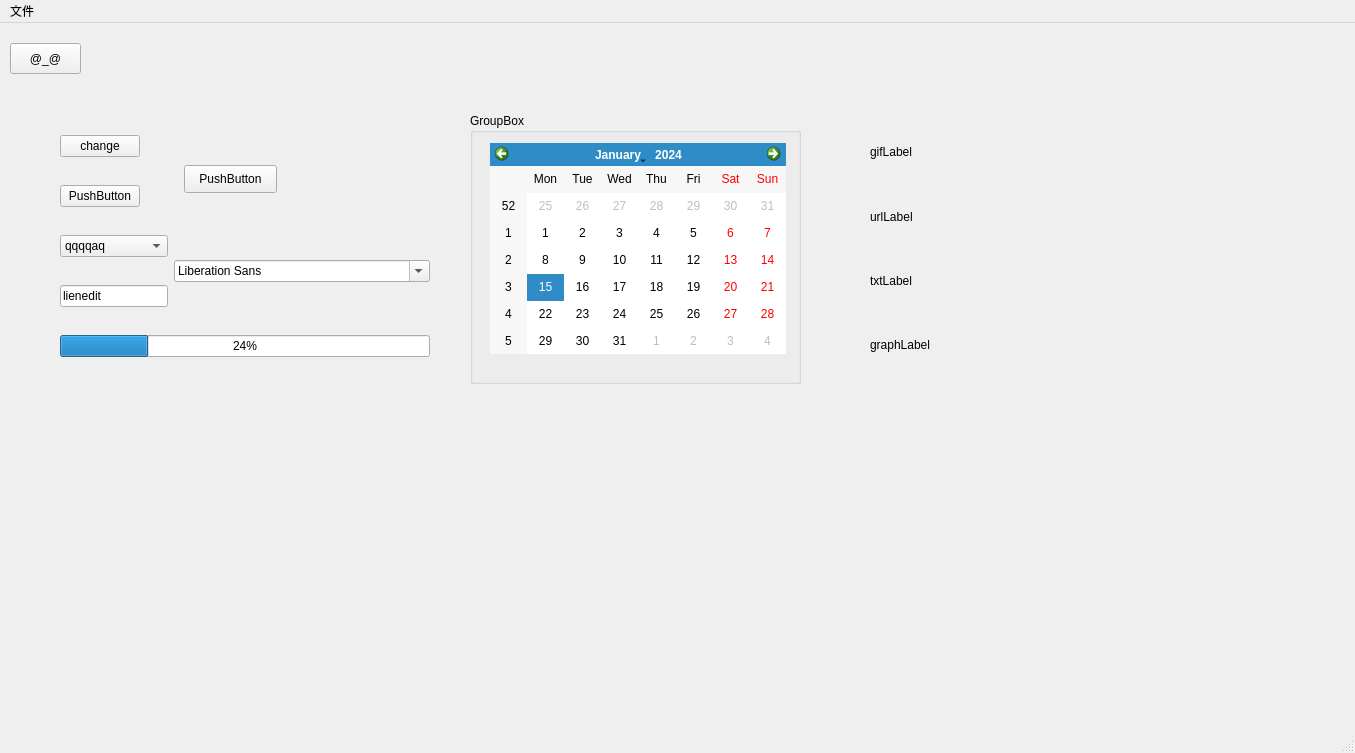
<?xml version="1.0" encoding="UTF-8"?>
<ui version="4.0">
 <class>MainWindow</class>
 <widget class="QMainWindow" name="MainWindow">
  <property name="geometry">
   <rect>
    <x>0</x>
    <y>0</y>
    <width>1355</width>
    <height>753</height>
   </rect>
  </property>
  <property name="windowTitle">
   <string>MainWindow</string>
  </property>
  <widget class="QWidget" name="centralwidget">
   <widget class="QPushButton" name="botten1">
    <property name="geometry">
     <rect>
      <x>10</x>
      <y>20</y>
      <width>71</width>
      <height>31</height>
     </rect>
    </property>
    <property name="text">
     <string>@_@</string>
    </property>
   </widget>
   <widget class="QGroupBox" name="groupBox">
    <property name="geometry">
     <rect>
      <x>470</x>
      <y>90</y>
      <width>331</width>
      <height>271</height>
     </rect>
    </property>
    <property name="title">
     <string>GroupBox</string>
    </property>
    <widget class="QCalendarWidget" name="calendarWidget">
     <property name="geometry">
      <rect>
       <x>20</x>
       <y>30</y>
       <width>296</width>
       <height>211</height>
      </rect>
     </property>
    </widget>
   </widget>
   <widget class="QWidget" name="">
    <property name="geometry">
     <rect>
      <x>870</x>
      <y>100</y>
      <width>341</width>
      <height>251</height>
     </rect>
    </property>
    <layout class="QVBoxLayout" name="verticalLayout">
     <item>
      <widget class="QLabel" name="gifLable">
       <property name="text">
        <string>gifLabel</string>
       </property>
      </widget>
     </item>
     <item>
      <widget class="QLabel" name="urlLable">
       <property name="text">
        <string>urlLabel</string>
       </property>
      </widget>
     </item>
     <item>
      <widget class="QLabel" name="txtLable">
       <property name="text">
        <string>txtLabel</string>
       </property>
      </widget>
     </item>
     <item>
      <widget class="QLabel" name="graphLable">
       <property name="text">
        <string>graphLabel</string>
       </property>
      </widget>
     </item>
    </layout>
   </widget>
   <widget class="QWidget" name="">
    <property name="geometry">
     <rect>
      <x>60</x>
      <y>90</y>
      <width>370</width>
      <height>271</height>
     </rect>
    </property>
    <layout class="QGridLayout" name="gridLayout">
     <item row="0" column="0">
      <widget class="QPushButton" name="change">
       <property name="text">
        <string>change</string>
       </property>
      </widget>
     </item>
     <item row="3" column="0" colspan="2">
      <widget class="QLineEdit" name="lineEdit">
       <property name="text">
        <string>lienedit</string>
       </property>
      </widget>
     </item>
     <item row="4" column="0" colspan="3">
      <widget class="QProgressBar" name="progressBar">
       <property name="value">
        <number>24</number>
       </property>
      </widget>
     </item>
     <item row="2" column="2" rowspan="2">
      <widget class="QFontComboBox" name="fontComboBox"/>
     </item>
     <item row="2" column="0" colspan="2">
      <widget class="QComboBox" name="comboBox">
       <item>
        <property name="text">
         <string>qqqqaq</string>
        </property>
       </item>
       <item>
        <property name="text">
         <string>535820185</string>
        </property>
       </item>
      </widget>
     </item>
     <item row="1" column="0">
      <widget class="QPushButton" name="pushButton_3">
       <property name="text">
        <string>PushButton</string>
       </property>
      </widget>
     </item>
     <item row="0" column="2" rowspan="2">
      <widget class="QStackedWidget" name="stackedWidget">
       <property name="currentIndex">
        <number>2</number>
       </property>
       <widget class="QWidget" name="page">
        <widget class="QPushButton" name="pushButton_2">
         <property name="geometry">
          <rect>
           <x>20</x>
           <y>30</y>
           <width>93</width>
           <height>28</height>
          </rect>
         </property>
         <property name="text">
          <string>PushButton</string>
         </property>
        </widget>
       </widget>
       <widget class="QWidget" name="page_3"/>
       <widget class="QWidget" name="page_2">
        <widget class="QPushButton" name="pushButton">
         <property name="geometry">
          <rect>
           <x>10</x>
           <y>30</y>
           <width>93</width>
           <height>28</height>
          </rect>
         </property>
         <property name="text">
          <string>PushButton</string>
         </property>
        </widget>
       </widget>
      </widget>
     </item>
    </layout>
   </widget>
  </widget>
  <widget class="QMenuBar" name="menubar">
   <property name="geometry">
    <rect>
     <x>0</x>
     <y>0</y>
     <width>1355</width>
     <height>26</height>
    </rect>
   </property>
   <widget class="QMenu" name="first">
    <property name="title">
     <string>文件</string>
    </property>
    <addaction name="separator"/>
    <addaction name="actionopen"/>
    <addaction name="actionclose"/>
   </widget>
   <addaction name="first"/>
  </widget>
  <widget class="QStatusBar" name="statusbar"/>
  <action name="actionopen">
   <property name="text">
    <string>open</string>
   </property>
  </action>
  <action name="actionclose">
   <property name="text">
    <string>close</string>
   </property>
  </action>
 </widget>
 <resources/>
 <connections>
  <connection>
   <sender>botten1</sender>
   <signal>clicked(bool)</signal>
   <receiver>MainWindow</receiver>
   <slot>close()</slot>
   <hints>
    <hint type="sourcelabel">
     <x>275</x>
     <y>221</y>
    </hint>
    <hint type="destinationlabel">
     <x>399</x>
     <y>299</y>
    </hint>
   </hints>
  </connection>
 </connections>
</ui>
